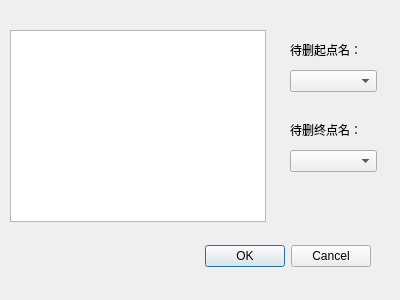
<?xml version="1.0" encoding="UTF-8"?>
<ui version="4.0">
 <class>Dialog_DeleteArc</class>
 <widget class="QDialog" name="Dialog_DeleteArc">
  <property name="geometry">
   <rect>
    <x>0</x>
    <y>0</y>
    <width>400</width>
    <height>300</height>
   </rect>
  </property>
  <property name="windowTitle">
   <string>删除边</string>
  </property>
  <widget class="QDialogButtonBox" name="buttonBox">
   <property name="geometry">
    <rect>
     <x>30</x>
     <y>240</y>
     <width>341</width>
     <height>32</height>
    </rect>
   </property>
   <property name="orientation">
    <enum>Qt::Horizontal</enum>
   </property>
   <property name="standardButtons">
    <set>QDialogButtonBox::Cancel|QDialogButtonBox::Ok</set>
   </property>
  </widget>
  <widget class="QLabel" name="label_2">
   <property name="geometry">
    <rect>
     <x>290</x>
     <y>120</y>
     <width>91</width>
     <height>20</height>
    </rect>
   </property>
   <property name="text">
    <string>待删终点名：</string>
   </property>
  </widget>
  <widget class="QLabel" name="label">
   <property name="geometry">
    <rect>
     <x>290</x>
     <y>40</y>
     <width>81</width>
     <height>20</height>
    </rect>
   </property>
   <property name="text">
    <string>待删起点名：</string>
   </property>
  </widget>
  <widget class="QTableWidget" name="tableWidget">
   <property name="geometry">
    <rect>
     <x>10</x>
     <y>30</y>
     <width>256</width>
     <height>192</height>
    </rect>
   </property>
  </widget>
  <widget class="QComboBox" name="comboBox">
   <property name="geometry">
    <rect>
     <x>290</x>
     <y>70</y>
     <width>87</width>
     <height>22</height>
    </rect>
   </property>
  </widget>
  <widget class="QComboBox" name="comboBox_2">
   <property name="geometry">
    <rect>
     <x>290</x>
     <y>150</y>
     <width>87</width>
     <height>22</height>
    </rect>
   </property>
  </widget>
 </widget>
 <resources/>
 <connections>
  <connection>
   <sender>buttonBox</sender>
   <signal>accepted()</signal>
   <receiver>Dialog_DeleteArc</receiver>
   <slot>accept()</slot>
   <hints>
    <hint type="sourcelabel">
     <x>248</x>
     <y>254</y>
    </hint>
    <hint type="destinationlabel">
     <x>157</x>
     <y>274</y>
    </hint>
   </hints>
  </connection>
  <connection>
   <sender>buttonBox</sender>
   <signal>rejected()</signal>
   <receiver>Dialog_DeleteArc</receiver>
   <slot>reject()</slot>
   <hints>
    <hint type="sourcelabel">
     <x>316</x>
     <y>260</y>
    </hint>
    <hint type="destinationlabel">
     <x>286</x>
     <y>274</y>
    </hint>
   </hints>
  </connection>
 </connections>
</ui>
